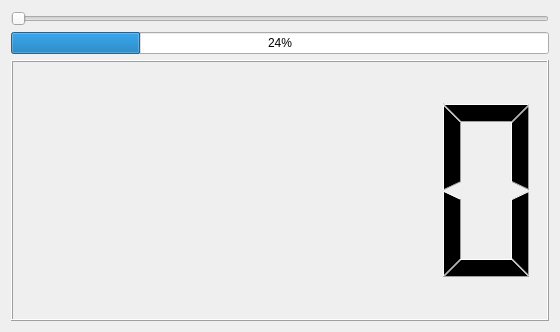
<?xml version="1.0" encoding="UTF-8"?>
<ui version="4.0">
 <class>Widget</class>
 <widget class="QWidget" name="Widget">
  <property name="geometry">
   <rect>
    <x>0</x>
    <y>0</y>
    <width>560</width>
    <height>332</height>
   </rect>
  </property>
  <property name="windowTitle">
   <string>Widget</string>
  </property>
  <layout class="QVBoxLayout" name="verticalLayout_2">
   <item>
    <layout class="QVBoxLayout" name="verticalLayout">
     <item>
      <widget class="QSlider" name="horizontalSlider">
       <property name="orientation">
        <enum>Qt::Horizontal</enum>
       </property>
      </widget>
     </item>
     <item>
      <widget class="QProgressBar" name="progressBar">
       <property name="value">
        <number>24</number>
       </property>
      </widget>
     </item>
     <item>
      <widget class="QLCDNumber" name="lcdNumber"/>
     </item>
    </layout>
   </item>
  </layout>
 </widget>
 <resources/>
 <connections/>
</ui>
